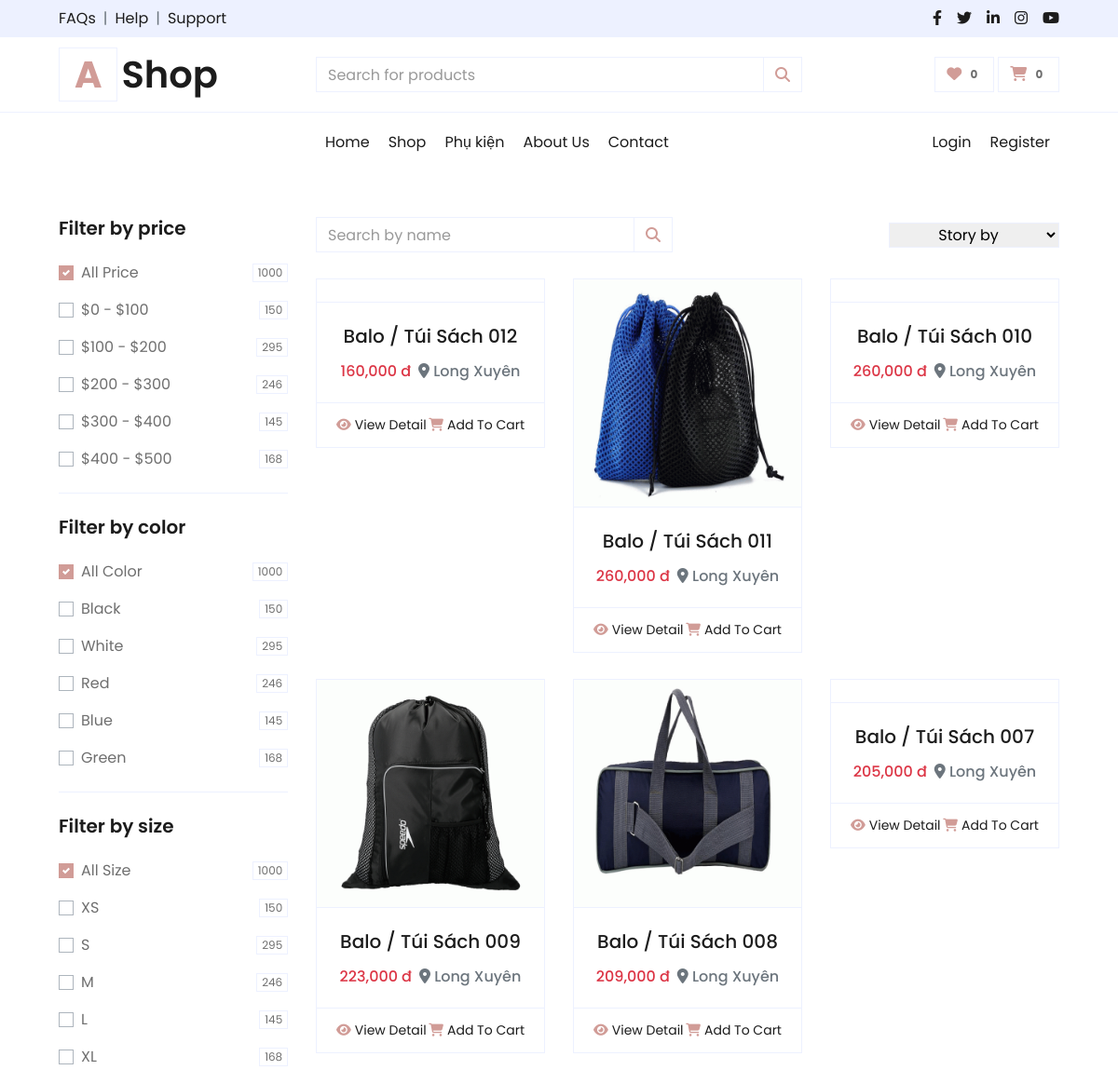
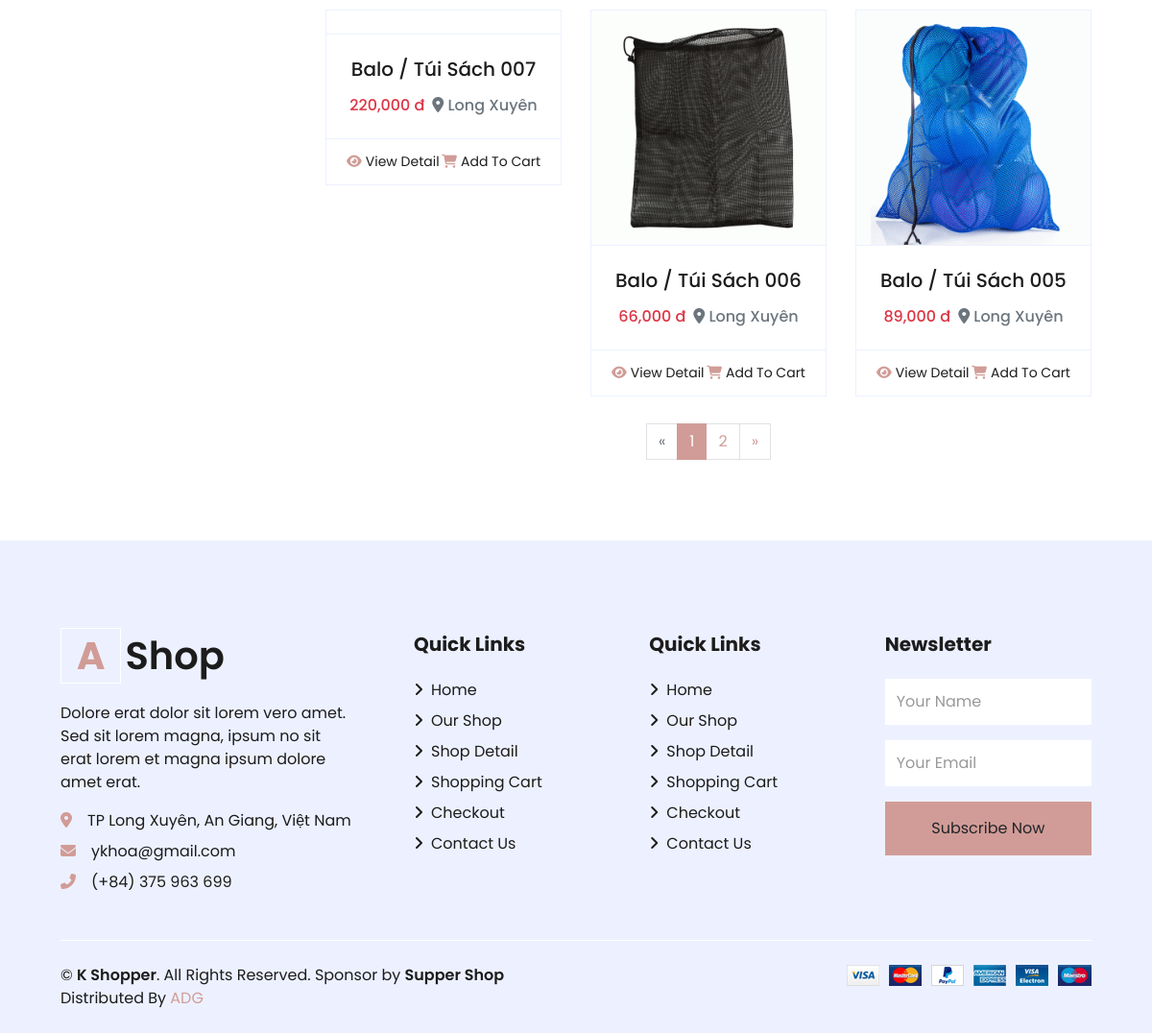
Screenshot of /index.php?action=shop&idcg=36 with the database file from the repository (2 pictures, top to bottom).
### tables this page shows
CREATE TABLE `product` (
  `idp` int(11) NOT NULL,
  `namep` varchar(255) NOT NULL,
  `price` double(10,2) NOT NULL DEFAULT 0.00,
  `quantity` int(20) NOT NULL,
  `img` varchar(255) DEFAULT NULL,
  `info` text DEFAULT NULL,
  `view` int(20) NOT NULL DEFAULT 0,
  `idcg` int(11) NOT NULL,
  `status` tinyint(1) NOT NULL DEFAULT 1
);

### model/product.php (called while the page is built, shortened)
<?php
function loadall_product_loadpage($keyw,$idcg,$page){
    $numberPages = 9;
    $start_limit = ($page - 1)*$numberPages;
    $sql="select * from product where 1";
    if($idcg > 0){
        $sql.=" and idcg = '".$idcg."'";
    }
    $sql.=" order by idp desc limit ".$start_limit.','.$numberPages;
    $listproduct = pdo_query($sql);
    return $listproduct;
}
function loadall_product_home(){
    $sql="select * from product where 1 and status like 1 order by idp desc limit 0,8";
    $listproduct = pdo_query($sql);
    return $listproduct;
}
function rowsCount($idcg){
    $sql="select * from product where 1";
    if($idcg > 0){
        $sql .=" and idcg = '".$idcg."'";
    }
    $num = pdo_rowCount($sql);
    return $num;
}
?>

### model/pdo.php (called while the page is built, shortened)
<?php
function pdo_get_connection(){
    $dburl = "mysql:host=localhost;dbname=db_shop;charset=utf8";
    $username = 'root';
    $password = '';
    $conn = new PDO($dburl, $username, $password);
    $conn->setAttribute(PDO::ATTR_ERRMODE, PDO::ERRMODE_EXCEPTION);
    return $conn;
}
function pdo_rowCount($sql){
    $sql_args = array_slice(func_get_args(), 1);
    try{
        $conn = pdo_get_connection();
        $stmt = $conn->prepare($sql);
        $stmt->execute($sql_args);
        $number_of_rows = $stmt->rowCount();
        return $number_of_rows;
    }
    catch(PDOException $e){
        throw $e;
    }
    finally{
        unset($conn);
    }
}
function pdo_query($sql){
    $sql_args = array_slice(func_get_args(), 1);
    try{
        $conn = pdo_get_connection();
        $stmt = $conn->prepare($sql);
        $stmt->execute($sql_args);
        $rows = $stmt->fetchAll();
        return $rows;
    }
    catch(PDOException $e){
        throw $e;
    }
    finally{
        unset($conn);
    }
}
?>

### view/shop/product.php (the view, shortened to what this page needs)
<div class="container-fluid pt-5">
    <div class="row px-xl-5">
        <div class="col-lg-3 col-md-12">
            <div class="border-bottom mb-4 pb-4">
                <h5 class="font-weight-semi-bold mb-4">Filter by price</h5>
                <form>
                    <div class="custom-control custom-checkbox d-flex align-items-center justify-content-between mb-3">
                        <label class="custom-control-label" for="price-all">All Price</label>
                        <span class="badge border font-weight-normal">1000</span>
                    </div>
                    <div class="custom-control custom-checkbox d-flex align-items-center justify-content-between mb-3">
                        <label class="custom-control-label" for="price-1">$0 - $100</label>
                        <span class="badge border font-weight-normal">150</span>
                    </div>
                    <div class="custom-control custom-checkbox d-flex align-items-center justify-content-between mb-3">
                        <label class="custom-control-label" for="price-2">$100 - $200</label>
                        <span class="badge border font-weight-normal">295</span>
                    </div>
                    <div class="custom-control custom-checkbox d-flex align-items-center justify-content-between mb-3">
                        <label class="custom-control-label" for="price-3">$200 - $300</label>
                        <span class="badge border font-weight-normal">246</span>
                    </div>
                    <div class="custom-control custom-checkbox d-flex align-items-center justify-content-between mb-3">
                        <label class="custom-control-label" for="price-4">$300 - $400</label>
                        <span class="badge border font-weight-normal">145</span>
                    </div>
                    <div class="custom-control custom-checkbox d-flex align-items-center justify-content-between">
                        <label class="custom-control-label" for="price-5">$400 - $500</label>
                        <span class="badge border font-weight-normal">168</span>
                    </div>
                </form>
            </div>
            <div class="border-bottom mb-4 pb-4">
                <h5 class="font-weight-semi-bold mb-4">Filter by color</h5>
                <form>
                    <div class="custom-control custom-checkbox d-flex align-items-center justify-content-between mb-3">
                        <label class="custom-control-label" for="price-all">All Color</label>
                        <span class="badge border font-weight-normal">1000</span>
                    </div>
                    <div class="custom-control custom-checkbox d-flex align-items-center justify-content-between mb-3">
                        <label class="custom-control-label" for="color-1">Black</label>
                        <span class="badge border font-weight-normal">150</span>
                    </div>
                    <div class="custom-control custom-checkbox d-flex align-items-center justify-content-between mb-3">
                        <label class="custom-control-label" for="color-2">White</label>
                        <span class="badge border font-weight-normal">295</span>
                    </div>
                    <div class="custom-control custom-checkbox d-flex align-items-center justify-content-between mb-3">
                        <label class="custom-control-label" for="color-3">Red</label>
                        <span class="badge border font-weight-normal">246</span>
                    </div>
                    <div class="custom-control custom-checkbox d-flex align-items-center justify-content-between mb-3">
                        <label class="custom-control-label" for="color-4">Blue</label>
                        <span class="badge border font-weight-normal">145</span>
                    </div>
                    <div class="custom-control custom-checkbox d-flex align-items-center justify-content-between">
                        <label class="custom-control-label" for="color-5">Green</label>
                        <span class="badge border font-weight-normal">168</span>
                    </div>
                </form>
            </div>
            <div class="mb-5">
                <h5 class="font-weight-semi-bold mb-4">Filter by size</h5>
                <form>
                    <div class="custom-control custom-checkbox d-flex align-items-center justify-content-between mb-3">
                        <label class="custom-control-label" for="size-all">All Size</label>
                        <span class="badge border font-weight-normal">1000</span>
                    </div>
                    <div class="custom-control custom-checkbox d-flex align-items-center justify-content-between mb-3">
                        <label class="custom-control-label" for="size-1">XS</label>
                        <span class="badge border font-weight-normal">150</span>
                    </div>
                    <div class="custom-control custom-checkbox d-flex align-items-center justify-content-between mb-3">
                        <label class="custom-control-label" for="size-2">S</label>
                        <span class="badge border font-weight-normal">295</span>
                    </div>
                    <div class="custom-control custom-checkbox d-flex align-items-center justify-content-between mb-3">
                        <label class="custom-control-label" for="size-3">M</label>
                        <span class="badge border font-weight-normal">246</span>
                    </div>
                    <div class="custom-control custom-checkbox d-flex align-items-center justify-content-between mb-3">
                        <label class="custom-control-label" for="size-4">L</label>
                        <span class="badge border font-weight-normal">145</span>
                    </div>
                    <div class="custom-control custom-checkbox d-flex align-items-center justify-content-between">
                        <label class="custom-control-label" for="size-5">XL</label>
                        <span class="badge border font-weight-normal">168</span>
                    </div>
                </form>
            </div>
        </div>
        <div class="col-lg-9 col-md-12">
            <div class="row pb-3">
                <div class="col-12 pb-1">
                    <div class="d-flex align-items-center justify-content-between mb-4">
                        <form action="index.php?action=shop" method="post">
                            <div class="input-group">
                                <input type="text" class="form-control" name="keyw" placeholder="Search by name">
                                <div class="input-group-append">
                                    <button style="background-color: transparent;outline: none;" class="input-group-text bg-transparent text-primary">
                                        <i class="fa fa-search"></i>
                                    </button>
                                </div>
                            </div>
                        </form>
                        <div class="dropdown ml-4">
                            <form action="index.php?action=shop" method="post">
                                <select name="idcg" onchange="this.form.submit()" class="border text-center">
                                    <option value="0">Story by</option>
                                </select>
                            </form>
                        </div>
                    </div>
                </div>
                <?php
                  foreach ($listproduct as $product):
                    extract($product);
                    $details="index.php?action=productdetails&idp=".$idp;
                ?>
                <div class="col-lg-4 col-md-6 col-sm-12 pb-1">
                  <form action="index.php?action=addtocart" method="post" >
                    <div class="card product-item border-0 mb-4">
                        <div class="card-header product-img position-relative overflow-hidden bg-transparent border p-0">
                            <img class="img-fluid w-100" src="./upload/<?=$img?>" alt="">
                        </div>
                        <div class="card-body border-left border-right text-center p-0 pt-4 pb-3">
                            <h5 class="text-truncate mb-3"><?=$namep?></h5>
                            <div class="d-flex justify-content-center">
                                <h6 class="text-danger"><?=number_format($price)?> đ</h6><h6 class="text-muted ml-2"><i class="fa-solid fa-location-dot"></i> Long Xuyên</h6>
                            </div>
                        </div>
                        <div class="card-footer d-flex justify-content-between bg-light border">
                            <a href="<?=$details?>" class="btn btn-sm text-dark p-0"><i class="fas fa-eye text-primary mr-1"></i>View Detail</a>
                            <a href="<?=$details?>" class="btn btn-sm text-dark p-0"><i class="fas fa-shopping-cart text-primary mr-1"></i>Add To Cart</a>
                        </div>
                    </div>
                  </form>
                </div>
                <?php
                  endforeach;
                ?>
                <div class="col-12 pb-1">
                    <nav aria-label="Page navigation">
                      <ul class="pagination justify-content-center mb-3">
                        <li class="page-item disabled">
                          <a class="page-link" href="#" aria-label="Previous">
                            <span aria-hidden="true">&laquo;</span>
                          </a>
                        </li>
                        <?php
                          if(isset($page)){
                            $active = "active";
                          }
                          if(isset($idcategory)){
                            $idcate = $idcategory;
                          }else{
                            $idcate = 0;
                          }
                          $numberPages = 9;
                          $totalPages = ceil($num / $numberPages);
                          for($i = 1; $i <= $totalPages; $i++):
                            if($i == $page){
                              echo ' <li class="page-item '.$active.'"><a class="page-link" href="index.php?action=shop&page='.$i.'&idcg='.$idcate.'">'.$i.'</a></li> ';
                            }else{
                              echo ' <li class="page-item"><a class="page-link" href="index.php?action=shop&page='.$i.'&idcg='.$idcate.'">' .$i. '</a></li> ';
                            }
                        ?>
                        <?php
                         endfor;
                        ?>
                        <li class="page-item">
                          <a class="page-link" href="#" aria-label="Next">
                            <span aria-hidden="true">&raquo;</span>
                          </a>
                        </li>
                      </ul>
                    </nav>
                </div>
            </div>
        </div>
    </div>
</div>

### rows the page displays
product: namep "Balo / Túi Sách 012", price "160,000"
product: img (picture), namep "Balo / Túi Sách 011", price "260,000"
product: namep "Balo / Túi Sách 010", price "260,000"
product: img (picture), namep "Balo / Túi Sách 009", price "223,000"
product: img (picture), namep "Balo / Túi Sách 008", price "209,000"
product: namep "Balo / Túi Sách 007", price "205,000"
product: namep "Balo / Túi Sách 007", price "220,000"
product: img (picture), namep "Balo / Túi Sách 006", price "66,000"
product: img (picture), namep "Balo / Túi Sách 005", price "89,000"

### other values shown
$count "0"
